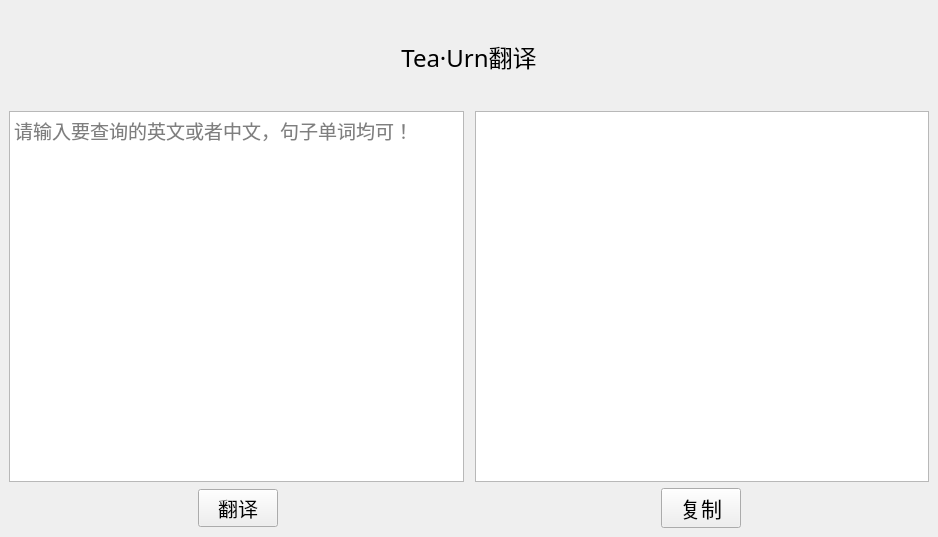
<?xml version="1.0" encoding="UTF-8"?>
<ui version="4.0">
 <class>MainWindow</class>
 <widget class="QMainWindow" name="MainWindow">
  <property name="geometry">
   <rect>
    <x>0</x>
    <y>0</y>
    <width>938</width>
    <height>537</height>
   </rect>
  </property>
  <property name="windowTitle">
   <string>Translate</string>
  </property>
  <widget class="QWidget" name="centralwidget">
   <layout class="QGridLayout" name="gridLayout">
    <item row="0" column="0">
     <layout class="QHBoxLayout" name="horizontalLayout">
      <property name="topMargin">
       <number>30</number>
      </property>
      <property name="bottomMargin">
       <number>30</number>
      </property>
      <item>
       <spacer name="horizontalSpacer">
        <property name="orientation">
         <enum>Qt::Horizontal</enum>
        </property>
        <property name="sizeHint" stdset="0">
         <size>
          <width>40</width>
          <height>20</height>
         </size>
        </property>
       </spacer>
      </item>
      <item>
       <widget class="QLabel" name="label">
        <property name="font">
         <font>
          <family>微软雅黑</family>
          <pointsize>18</pointsize>
         </font>
        </property>
        <property name="text">
         <string>Tea·Urn翻译</string>
        </property>
        <property name="alignment">
         <set>Qt::AlignCenter</set>
        </property>
       </widget>
      </item>
      <item>
       <spacer name="horizontalSpacer_2">
        <property name="orientation">
         <enum>Qt::Horizontal</enum>
        </property>
        <property name="sizeHint" stdset="0">
         <size>
          <width>40</width>
          <height>20</height>
         </size>
        </property>
       </spacer>
      </item>
     </layout>
    </item>
    <item row="1" column="0">
     <layout class="QHBoxLayout" name="horizontalLayout_2">
      <item>
       <widget class="QTextEdit" name="translate_in">
        <property name="font">
         <font>
          <pointsize>14</pointsize>
         </font>
        </property>
        <property name="placeholderText">
         <string>请输入要查询的英文或者中文，句子单词均可！</string>
        </property>
       </widget>
      </item>
      <item>
       <spacer name="horizontalSpacer_3">
        <property name="orientation">
         <enum>Qt::Horizontal</enum>
        </property>
        <property name="sizeType">
         <enum>QSizePolicy::Fixed</enum>
        </property>
        <property name="sizeHint" stdset="0">
         <size>
          <width>5</width>
          <height>20</height>
         </size>
        </property>
       </spacer>
      </item>
      <item>
       <widget class="QTextEdit" name="translate_out">
        <property name="font">
         <font>
          <pointsize>14</pointsize>
         </font>
        </property>
        <property name="readOnly">
         <bool>true</bool>
        </property>
       </widget>
      </item>
     </layout>
    </item>
    <item row="2" column="0">
     <layout class="QHBoxLayout" name="horizontalLayout_3" stretch="1,0,2,0,1">
      <property name="sizeConstraint">
       <enum>QLayout::SetDefaultConstraint</enum>
      </property>
      <item>
       <spacer name="horizontalSpacer_5">
        <property name="orientation">
         <enum>Qt::Horizontal</enum>
        </property>
        <property name="sizeType">
         <enum>QSizePolicy::Expanding</enum>
        </property>
        <property name="sizeHint" stdset="0">
         <size>
          <width>40</width>
          <height>20</height>
         </size>
        </property>
       </spacer>
      </item>
      <item alignment="Qt::AlignLeft">
       <widget class="QPushButton" name="translate_button">
        <property name="font">
         <font>
          <pointsize>15</pointsize>
         </font>
        </property>
        <property name="text">
         <string>翻译</string>
        </property>
       </widget>
      </item>
      <item>
       <spacer name="horizontalSpacer_4">
        <property name="orientation">
         <enum>Qt::Horizontal</enum>
        </property>
        <property name="sizeType">
         <enum>QSizePolicy::Expanding</enum>
        </property>
        <property name="sizeHint" stdset="0">
         <size>
          <width>80</width>
          <height>20</height>
         </size>
        </property>
       </spacer>
      </item>
      <item>
       <widget class="QPushButton" name="copy_text_button">
        <property name="sizePolicy">
         <sizepolicy hsizetype="Fixed" vsizetype="Fixed">
          <horstretch>0</horstretch>
          <verstretch>0</verstretch>
         </sizepolicy>
        </property>
        <property name="font">
         <font>
          <pointsize>16</pointsize>
         </font>
        </property>
        <property name="text">
         <string>复制</string>
        </property>
       </widget>
      </item>
      <item>
       <spacer name="horizontalSpacer_6">
        <property name="orientation">
         <enum>Qt::Horizontal</enum>
        </property>
        <property name="sizeHint" stdset="0">
         <size>
          <width>40</width>
          <height>20</height>
         </size>
        </property>
       </spacer>
      </item>
     </layout>
    </item>
   </layout>
  </widget>
  <widget class="QMenuBar" name="menuBar">
   <property name="geometry">
    <rect>
     <x>0</x>
     <y>0</y>
     <width>938</width>
     <height>23</height>
    </rect>
   </property>
  </widget>
 </widget>
 <resources/>
 <connections>
  <connection>
   <sender>translate_button</sender>
   <signal>clicked()</signal>
   <receiver>MainWindow</receiver>
   <slot>translateText()</slot>
   <hints>
    <hint type="sourcelabel">
     <x>227</x>
     <y>492</y>
    </hint>
    <hint type="destinationlabel">
     <x>141</x>
     <y>483</y>
    </hint>
   </hints>
  </connection>
  <connection>
   <sender>copy_text_button</sender>
   <signal>clicked()</signal>
   <receiver>MainWindow</receiver>
   <slot>copy_text()</slot>
   <hints>
    <hint type="sourcelabel">
     <x>664</x>
     <y>486</y>
    </hint>
    <hint type="destinationlabel">
     <x>610</x>
     <y>485</y>
    </hint>
   </hints>
  </connection>
  <connection>
   <sender>translate_in</sender>
   <signal>textChanged()</signal>
   <receiver>MainWindow</receiver>
   <slot>translateText()</slot>
   <hints>
    <hint type="sourcelabel">
     <x>161</x>
     <y>143</y>
    </hint>
    <hint type="destinationlabel">
     <x>118</x>
     <y>96</y>
    </hint>
   </hints>
  </connection>
 </connections>
 <slots>
  <slot>translateText()</slot>
  <slot>copy_text()</slot>
 </slots>
</ui>
